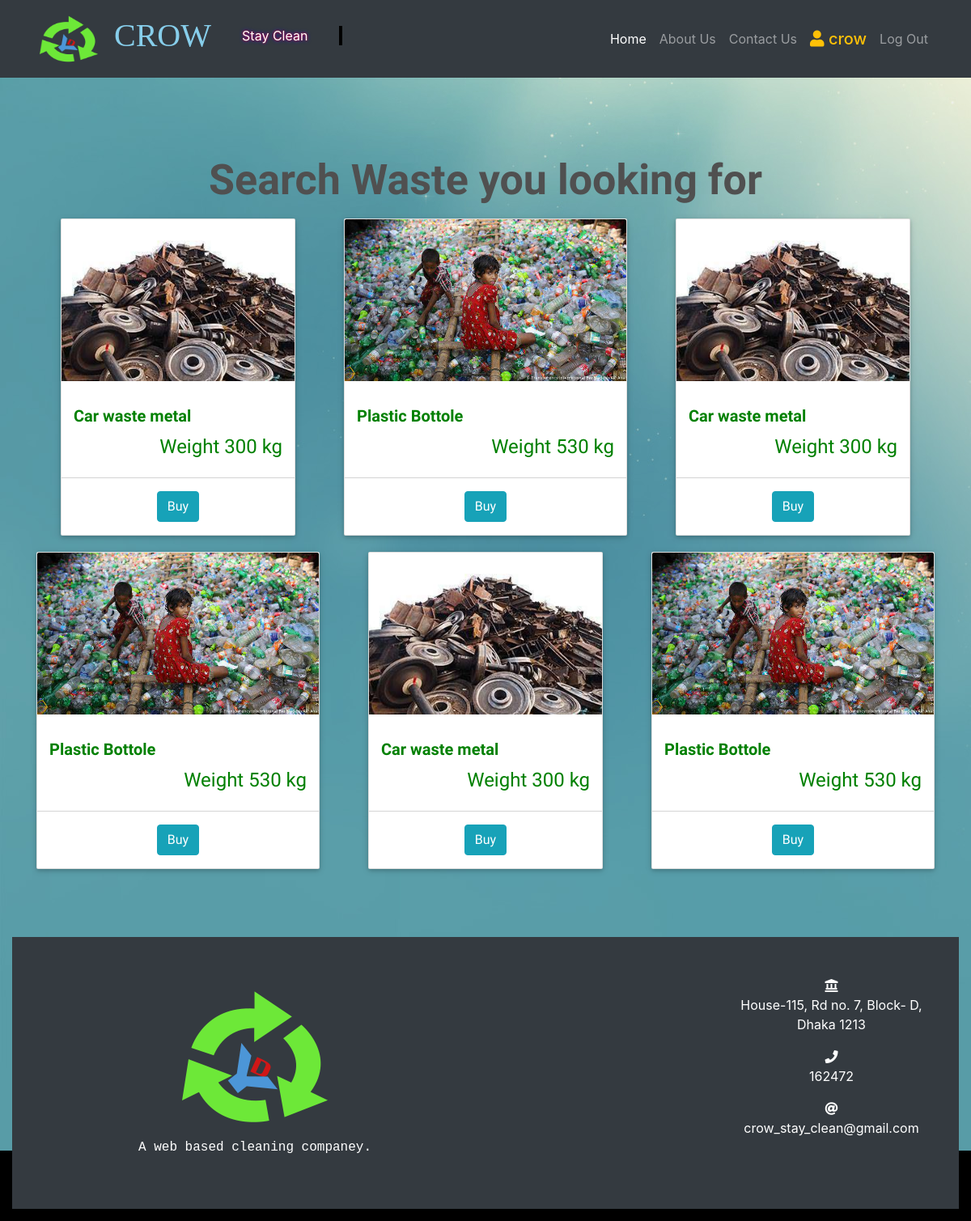
The page /display_garbage/ (signed in) on the database its author committed.
### accounts/models.py (models this page shows, shortened)
class MyUser(AbstractBaseUser):
    STATUS=(
        (0,'Select Account'),
        (1,'Seller'),
        (2,'Buyer'),
    )
    username=models.CharField(max_length=255,default='crow')
    institution=models.CharField(max_length=255,default='abc LTD')
    email = models.EmailField(
        verbose_name='email address',
        max_length=255,
        unique=True,
    )
    contact=models.CharField(max_length=255,default='+88')
    account_type=models. PositiveSmallIntegerField( choices=STATUS,default=0)
    address=models.TextField(blank=True)
    is_active = models.BooleanField(default=True)
    is_admin = models.BooleanField(default=False)
    objects = MyUserManager()
    USERNAME_FIELD = 'email'
    REQUIRED_FIELDS = ['date_of_birth']

### management/models.py (models this page shows, shortened)
class Garbage(models.Model):
    name=models.CharField(max_length=255,blank=False)
    desc=models.TextField(blank=False)
    status=models.BooleanField(default=False)
    weight=models.PositiveIntegerField(blank=True)
    image=models.ImageField(upload_to='')
    categoy=models.ForeignKey(GarbageCategory,on_delete=models.CASCADE)
    slug=models.SlugField(blank=True,unique=True)
    uploaded_by=models.IntegerField(default=0)

### management/views.py (the view)
# urls.py: path('display_garbage/',DisplayWasteView,name='display_garbage'),
def DisplayWasteView(request):
    if not request.user.is_authenticated:
        messages.add_message(request,messages.ERROR,'please login first')
        return redirect('homepage')
    if 1==request.user.account_type:
        messages.add_message(request, messages.ERROR,  'Your Account is Seller type please create a Buyer type Account to Buy Garbage')
        return redirect('homepage')
    context=dict()
    active_garbages=Garbage.objects.filter(status=True)
    context['garbages']=active_garbages
    context['loop_times'] = range(1, 4)
    return render(request,'display_waste.html',context)

### templates/display_waste.html (shortened to what this page needs)
{% extends 'base.html' %}
{% load static %}
{% block CSS %}
<link rel="stylesheet" href="{% static 'custom/css/display_waste.css' %}">
{% endblock CSS%}
{% block content %}
<section class="wrapper my-5">
     <div class="container-fostrap">
         <div class="mb-3">
             <h1 class="heading">
                Search Waste you looking for
             </h1>
         </div>
         <div class="content">
             <div class="container">
                 <div class="row">
                    {%for _ in loop_times %}
                    {% for garbage in garbages %}
                         <div class="col-xs-12 col-sm-4 col-md-4">
                         <div class="card">
                              <p class="img-card">
                              <img src="{{garbage.image.url}}" alt="garbage"/>
                              </p>
                              <div class="card-content">
                                   <h4 class="card-title">
                                  {{garbage.name}}
                                   </h4>
                                   <div class="star-section pull-right">
                                   <h4> Weight {{garbage.weight}} kg </h4>
                                   </div>
                                   <div class="clearfix"></div>
                              </div>
                              <div class="card-read-more">
                                   <a href="{% url 'buy_garbage' garbage.slug garbage.id %}">
                                        <button id="detail_btn" class="btn btn-info my-3">Buy</button>
                                   </a>
                              </div>
                         </div>
                         </div>
                    {% endfor %}
                    {% endfor %}
                 </div>
             </div>
         </div>
     </div>
 </section>
{% endblock content %}

### templates/base.html (shortened to what this page needs)
{% load static %}
<!DOCTYPE html>
<html lang="en">
  <head>
    <link href="{% static 'vendor/bootstrap/css/bootstrap.css' %}" rel="stylesheet">
    <link href="{% static 'vendor/bootstrap/css/bootstrap.min.css' %}" rel="stylesheet">
    <link rel="stylesheet" href="https://cdnjs.cloudflare.com/ajax/libs/font-awesome/4.7.0/css/font-awesome.min.css">
    <link rel='stylesheet' href='https://use.fontawesome.com/releases/v5.6.3/css/all.css'>
    <link href="{% static 'cucstom/css/base.css' %}" rel="stylesheet">
    {%block CSS %}
    {% endblock CSS %}
  </head>
  <body style="background-image: url({% static 'custom/image/1.jpg' %}); background-repeat: no-repeat , repeat;background-color: black;">
    <nav class="navbar navbar-expand-lg navbar-dark bg-dark fixed-top">
      <div class="container">
        <a class="navbar-brand" href="{% url 'homepage' %}">  <img class="img-logo" src="{% static 'custom/image/Logo.png' %}" alt=""></a> <h1 style="color:skyblue; font-family: Comic Sans MS;">CROW </h1> <br> <p id="typing1">Stay Clean</p>
        <div class="collapse navbar-collapse" id="navbarResponsive">
          <ul class="navbar-nav ml-auto">
            <li class="nav-item active">
              <a class="nav-link" href="{% url 'homepage' %}">Home
              </a>
            </li>
            <li class="nav-item">
              <a class="nav-link" href="">About Us
              </a>
            </li>
            <li class="nav-item">
              <a class="nav-link" href="">Contact Us
              </a>
            </li>
            {% if user.is_authenticated %}
              <li>
              <a id="user" class="nav-link text-warning" href="{% url 'profile' user.id %}"> <strong class="h5"><i class="fa fa-user"></i> {{ user.username }} </strong></a>
              </li>
              <li class="nav-item">
                <a class="nav-link" href="{% url 'logout' %}">Log Out
                </a>
              </li>
            {% endif %}
          </ul>
        </div>
      </div>
    </nav>
    <br>
    <br>
    <br>
    {% block content %}{% endblock content %}
    <footer class="py-5 bg-dark">
      <div class="container">
        <div class="row">
          <div class="col-lg-6">
            <img src="{% static 'custom/image/Logo.png' %}" alt="Logo">
            <br>
            <p style="color:white; font-family: 'Courier New', Courier, monospace">A web based cleaning companey.</p>
          </div>
          <div class="col-lg-3">
            </div>
            <div class="col-lg-3">
                 <i class="fas fa-landmark" aria-hidden="true" style="color:white;"></i> <p style="color:white;">House-115, Rd no. 7, Block- D, Dhaka 1213</p>
                 <i class="fas fa-phone" aria-hidden="true" style="color:white;"></i> <p style="color:white;">162472</p>
                 <i class="fas fa-at" aria-hidden="true" style="color:white;"></i> <p style="color:white;">crow_stay_clean@gmail.com</p>
              </div>
        </div>
      </div>
    </footer>
  </body>
</html>

### static/custom/css/base.css (style rules this page uses)
h4 { color: green; }
a#user strong { font-size: 20px !important; }
body { padding-top: 54px; }
@media (min-width: 992px) { body { padding-top: 56px; } }

### static/custom/css/display_waste.css (style rules this page uses)
.wrapper { display: table; height: 100%; width: 100%; font-family: 'Baloo 2', cursive; }
.container-fostrap { display: table-cell; padding: 1em; text-align: center; vertical-align: middle; }
h1.heading { color: #fff; font-size: 1.15em; font-weight: 900; margin: 0 0 0.1em; color: #505050; }
@media (min-width: 450px) { h1.heading { font-size: 3.55em; } }
@media (min-width: 760px) { h1.heading { font-size: 3.05em; } }
@media (min-width: 900px) { h1.heading { font-size: 3.25em; margin: 0 0 0.1em; } }
.card:before { content: ""; position: absolute; z-index: -1; left: 0; right: 100%; top: 0; background: #2098d1; height: 4px; -webkit-transition-property: right; transition-property: right; -webkit-transition-duration: 0.3s; transition-duration: 0.3s; -webkit-transition-timing-function: ease-out; transition-timing-function: ease-out; z-index: 5; }
.card { margin-bottom: 20px; line-height: 1.42857143; background-color: #fff; border-radius: 2px; box-shadow: 0 2px 5px 0 rgba(0, 0, 0, 0.16), 0 2px 10px 0 rgba(0, 0, 0, 0.12); transition: box-shadow .25s; display: inline-block; vertical-align: middle; -webkit-transform: translateZ(0); transform: translateZ(0); -webkit-backface-visibility: hidden; backface-visibility: hidden; -moz-osx-font-smoothing: grayscale; position: relative; overflow: hidden; }
.img-card { width: 100%; height: 200px; border-top-left-radius: 2px; border-top-right-radius: 2px; display: block; overflow: hidden; }
.img-card img { width: 100%; height: 200px; object-fit: cover; transition: all .25s ease; }
.card-content { padding: 15px; text-align: left; }
.card-title { margin-top: 0px; font-weight: 700; font-size: 1.25em; }
.star-section { color: #f1c40f; }
.card-read-more { display: block; vertical-align: middle; -webkit-transform: translateZ(0); transform: translateZ(0); box-shadow: 0 0 1px rgba(0, 0, 0, 0); -webkit-backface-visibility: hidden; backface-visibility: hidden; -moz-osx-font-smoothing: grayscale; position: relative; overflow: hidden; }
.card-read-more:before { content: ""; position: absolute; z-index: -1; left: 100%; right: 0; bottom: 0; background: #2098d1; height: 4px; -webkit-transition-property: left; transition-property: left; -webkit-transition-duration: 0.3s; transition-duration: 0.3s; -webkit-transition-timing-function: ease-out; transition-timing-function: ease-out; }
.card-read-more { border-top: 1px solid #D4D4D4; }
.card-read-more a { text-decoration: none !important; padding: 10px; font-weight: 600; text-transform: uppercase; }
footer { text-align: center; margin: 15px; }

### rows shown on the page
MyUser: username "crow"
Garbage: image (picture), name "Car waste metal", weight "300"
Garbage: image (picture), name "Plastic Bottole", weight "530"
